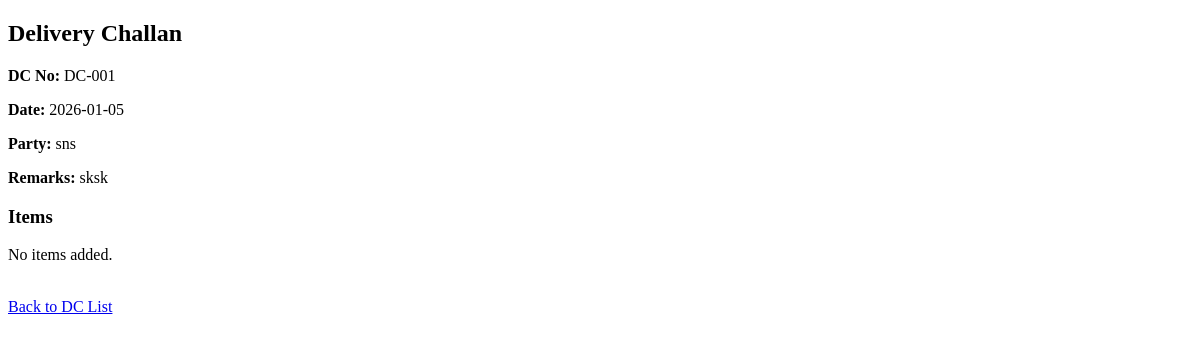
The app's page /dc/3, older data.
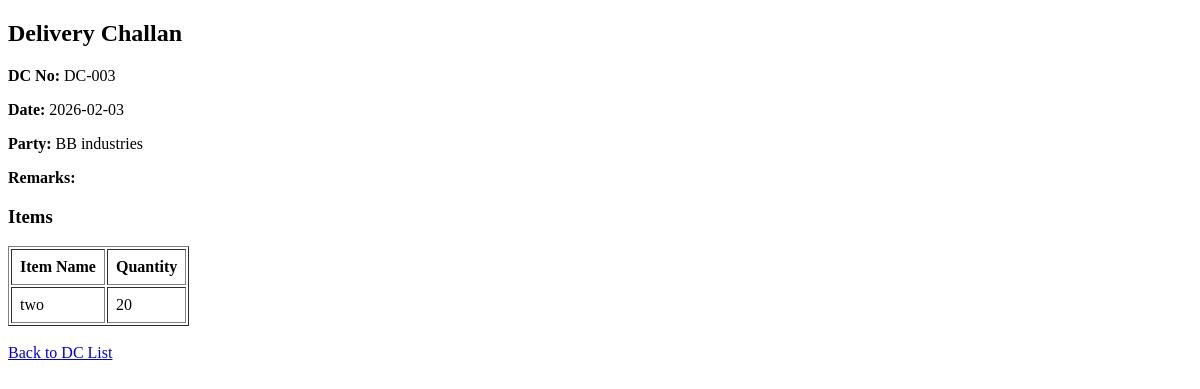
The same page, newer data.
### tables this page shows
CREATE TABLE delivery_challan (
            id INTEGER PRIMARY KEY AUTOINCREMENT,
            dc_number TEXT UNIQUE,
            date TEXT,
            party_name TEXT,
            remarks TEXT
        );

CREATE TABLE dc_items (
        id INTEGER PRIMARY KEY AUTOINCREMENT,
        dc_id INTEGER,
        item_name TEXT,
        quantity INTEGER,
        grn_item_id INTEGER,
        FOREIGN KEY (dc_id) REFERENCES delivery_challan (id),
        FOREIGN KEY (grn_item_id) REFERENCES grn_items (id)
    );

### app.py (the view)
@app.route("/dc/<int:dc_id>")
def view_dc(dc_id):
    conn = get_db_connection()
    dc = conn.execute(
        "SELECT * FROM delivery_challan WHERE id = ?",
        (dc_id,)
    ).fetchone()
    items = conn.execute(
        "SELECT * FROM dc_items WHERE dc_id = ?",
        (dc_id,)
    ).fetchall()
    conn.close()
    return render_template("view_dc.html", dc=dc, items=items)

### app.py (called while the page is built)
def get_db_connection():
    conn = sqlite3.connect(DB_NAME)
    conn.row_factory = sqlite3.Row
    return conn

### templates/view_dc.html (shortened to what this page needs)
<!DOCTYPE html>
<html>
<head>
</head>
<body>
    <h2>Delivery Challan</h2>
    <p><strong>DC No:</strong> {{ dc.dc_number }}</p>
    <p><strong>Date:</strong> {{ dc.date }}</p>
    <p><strong>Party:</strong> {{ dc.party_name }}</p>
    <p><strong>Remarks:</strong> {{ dc.remarks }}</p>
    <h3>Items</h3>
    {% if items %}
    <table border="1" cellpadding="8">
        <tr>
            <th>Item Name</th>
            <th>Quantity</th>
        </tr>
        {% for item in items %}
        <tr>
            <td>{{ item.item_name }}</td>
            <td>{{ item.quantity }}</td>
        </tr>
        {% endfor %}
    </table>
    {% else %}
        <p>No items added.</p>
    {% endif %}
    <br>
    <a href="/dc">Back to DC List</a>
</body>
</html>

Row changes from the older to the newer data that the page shows:
changed delivery_challan: dc_number "DC-001" → "DC-003"; date "2026-01-05" → "2026-02-03"; party_name "sns" → "BB industries"; remarks "sksk" → (not shown)
now on this page (row edited): dc_items: item_name "two", quantity "20"
Text that changed along with them:
text no longer shown: "No items added."
text now shown: "Item Name Quantity"
